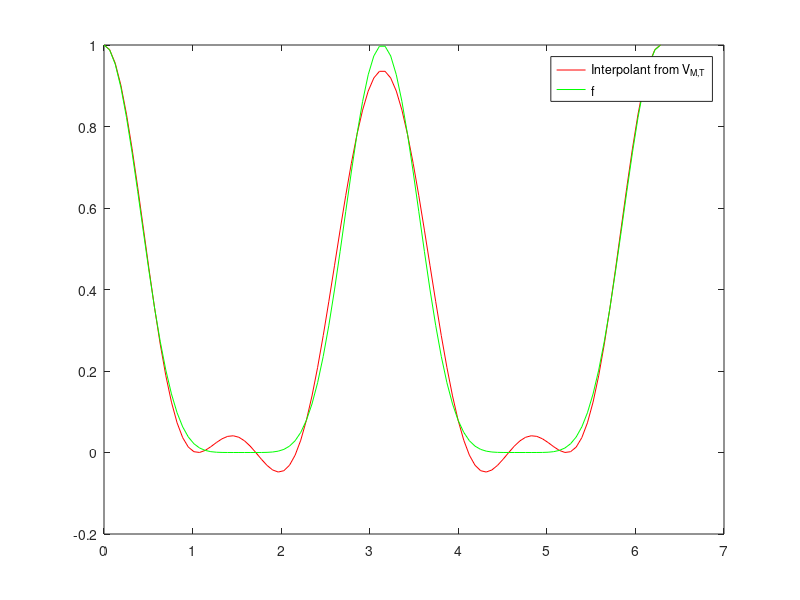

Here is the MATLAB script that generated this plot: (Note: this script raises an error after producing the figure.)
%% Exercises from Exercises from Linear algebra, signal processing, and wavelets. A unified approach.\\ Matlab version
% 
% Author: \O yvind Ryan
% 
% Date: Jan 13, 2017
% 
% % Mapping from exercise labels to numbers: label2numbers = {'ex:compareextimes': '2.24', 'dftmainex3': '2.18', 'dftmainex2': '2.17', 'ex:interpolant': '2.21', 'dftmainex': '2.16', 'ex:nonrecursivealg': '2.28'}
% 
% 
% % Externaldocuments: applinalg, applinalg
% 
% Table of contents:
% 
%  Sound and Fourier series 
%  Digital sound and Discrete Fourier analysis 
%      Example 2.16: Using the DFT to adjust frequencies in sound 
%      Example 2.17: Compression by zeroing out small DFT coefficients 
%      Example 2.18: Compression by quantizing DFT coefficients 
%      Exercise 2.21: Implement interpolant 
%      Exercise 2.24: Compare execution time 
%      Exercise 2.28: Non-recursive FFT algorithm 
% 
% 
% 
%% Sound and Fourier series
%% Digital sound and Discrete Fourier analysis
% 
% 
% % --- begin exercise ---
% 
%% Example 2.16: Using the DFT to adjust frequencies in sound
% 
% % keywords = ipynb; m; fouriervectors
% 
% Let us test the function |forw_comp_rev_DFT| to listen to the lower frequencies in the audio sample file.
% For $L=13000$, the result sounds like this <http://folk.uio.no/oyvindry/matinf2360/sounds/castanetslowerfreq7.wav>.
% For $L=5000$, the result sounds like this <http://folk.uio.no/oyvindry/matinf2360/sounds/castanetslowerfreq3.wav>. 
% With $L=13000$ you can hear the disturbance in the sound, but we have not lost that much even if about 90\% of the DFT coefficients are dropped. 
% The quality is much poorer when $L=5000$ (here we keep less than 5\% of the DFT coefficients). 
% However we can still recognize the song, and this suggests that most of the frequency information is contained in the lower frequencies.
% 
% Let us then listen to higher frequencies instead. 
% For $L=140000$, the result sounds like this <http://folk.uio.no/oyvindry/matinf2360/sounds/castanetshigherfreq7.wav>. 
% For $L=100000$ the result sounds like this <http://folk.uio.no/oyvindry/matinf2360/sounds/castanetshigherfreq3.wav>. Both sounds are quite unrecognizable.
% 
% We find that we need very high values of $L$ to hear anything, suggesting again that most information is contained in the lowest frequencies.
% 
% 
% 
% Note that there may be a problem in the previous example: when we restrict to the values in a given block, we actually look at a different signal. The new signal
% repeats the values in the block in periods, while the old signal consists of one much bigger block. What are the differences in the frequency representations of
% the two signals?
% 
% Assume that the entire sound has length $M$. The frequency representation of this is computed as an $M$-point DFT (the signal is actually repeated with period
% $M$), and we write the sound samples as a sum of frequencies: $x_k=\frac{1}{M}\sum_{n=0}^{M-1} y_n e^{2\pi ikn/M}$. Let us consider the effect of restricting to a block for
% each of the contributing pure tones $e^{2\pi ikn_0/M}$, $0\leq n_0\leq M-1$. When we restrict
% this to a block of size $N$, we get the signal $\left\{e^{2\pi ikn_0/M}\right\}_{k=0}^{N-1}$. Depending on $n_0$, this may not be a Fourier basis vector! Its $N$-point DFT
% gives us its frequency representation, and the absolute value of this is
% 
% $$|y_n| &= \left|\sum_{k=0}^{N-1} e^{2\pi ikn_0/M} e^{-2\pi ikn/N}\right|        = \left|\sum_{k=0}^{N-1} e^{2\pi ik(n_0/M-n/N)}\right| \nonumber \\        &= \left|\frac{1-e^{2\pi iN(n_0/M-n/N)}}{1-e^{2\pi i(n_0/M-n/N)}}\right|        = \left|\frac{\sin(\pi N(n_0/M-n/N))}{\sin(\pi(n_0/M-n/N))}\right|.$$
% If $n_0=kM/N$, this gives $y_{k}=N$, and $y_{n}=0$ when $n\neq k$. Thus, splitting the signal into blocks gives another pure tone when $n_0$ is a multiplum of $M/N$. When $n_0$ is different from
% this the situation is different. Let us set $M=1000$, $n_0=1$, and experiment with different values of $N$. Figure 2.5 shows the $y_n$ values for different
% values of $N$. We see that the frequency representation is now very different, and that many frequencies contribute. 
% 
% <<fouriervectors/fig/fordifferentN.png>>
% 
% The explanation is that the pure tone is not a pure tone when $N=64$ and $N=256$, since at this scale such frequencies are too high to be represented exactly. The
% closest pure tone in frequency is $n=0$, and we see that this has the biggest contribution, but other frequencies also contribute. The other frequencies contribute
% much more when $N=256$, as can be seen from the peak in the closest frequency $n=0$. In conclusion, when we split into blocks, the frequency representation may change in an
% undesirable way. This is a common problem in signal processing theory, that one in practice needs to restrict to smaller segments of
% samples, but that this restriction may have undesired effects. 
% 
% Another problem when we restrict to a shorter periodic signal is that we may obtain discontinuities at the boundaries between the new periods, even if there were
% no discontinuities in the original signal. And, as we know from the square wave, discontinuities introduce undesired frequencies. We have already mentioned that
% symmetric extensions may be used to remedy this.
% 
% 
% The MP3 standard also applies a DFT to the sound data. In its simplest form it applies a 512 point DFT. There are some differences
% to how this is done when compared to Example 2.16, however. In our example we split the sound into disjoint blocks, and applied a DFT to each of them.
% The MP3 standard actually splits the sound into blocks which overlap, as this creates a more continuous frequency representation. Another difference is that the
% MP3 standard applies a _window_ to the sound samples, and the effect of this is that the new signal has a frequency representation which is closer to the
% original one, when compared to the signal obtained by using the block values unchanged as above. 
% We will go into details on this in the next chapter.
% 
% % --- end exercise ---
% 
% 
% 
% 
% % --- begin exercise ---
% 
%% Example 2.17: Compression by zeroing out small DFT coefficients
% 
% % keywords = ipynb; m; fouriervectors
% 
% We can achieve compression of a sound by setting small DFT coefficients which to zero. The idea is that frequencies with small values at the
% corresponding frequency indices contribute little to our perception of the sound, so that they can be discarded. As a result we obtain a sound with less frequency
% components, which is thus more suitable for compression. To test this in practice, we first need to set a threshold, which decides which frequencies to keep. 
% This can then be sent to the function |forw_comp_rev_DFT| by means of the named parameter |threshold|. 
% The function will now also write to the display the percentage of the DFT coefficients which were zeroed out.
% If you run this function with |threshold| equal to $20$, the result sounds like
% this <http://folk.uio.no/oyvindry/matinf2360/sounds/castanetsthreshold002.wav>, 
% and the function says that about $68\%$ of the DFT coefficients were set to zero. 
% You can clearly hear the disturbance in the sound, but we have not lost that much. 
% If we instead try |threshold| equal to $70$, the result will sound like this <http://folk.uio.no/oyvindry/matinf2360/sounds/castanetsthreshold01.wav>,
% and the function says that about $94\%$ of the DFT coefficients were set to zero. The quality is much poorer now, even if we still can recognize the song. This
% suggests that most of the frequency information is contained in frequencies with the highest values. 
% 
% <<fouriervectors/fig/dftsound.png>>
% 
% In Figure 2.6 we have illustrated this principle for compression for 512 sound samples from a song. 
% The samples of the sound and (the absolute value of) its DFT are shown at the top. At the bottom all values of the DFT with absolute value smaller than 0.02 are 
% set to zero (52) values then remain), and the sound is reconstructed with the IDFT, and then shown in. The start and end signals look similar, even though
% the last signal can be represented with less than 10 \% of the values from the first.
% 
% Note that using a neglection threshold in this way is too
% simple in practice: The neglection threshold in general should depend on the frequency, since the human auditory system is more sensitive to certain frequencies.
% 
% % --- end exercise ---
% 
% 
% 
% 
% % --- begin exercise ---
% 
%% Example 2.18: Compression by quantizing DFT coefficients
% 
% % keywords = ipynb; m; fouriervectors
% 
% The previous example is a rather simple procedure to obtain compression. The disadvantage is that it only affects frequencies with low contribution. 
% A more neutral way to obtain compression is to let each DFT index occupy a certain number of bits. This is also called _quantization_, 
% and provides us with compression if the number of bits is less than what actually is used to represent the sound. 
% This is closer to what modern audio standards do.
% |forw_comp_rev_DFT| accepts a name parameter |n|. The effect of this is that a DFT coefficient with bit representation 
% 
% $$...d_2d_1d_0.d_{-1}d_{-2}d_{-3}...$$
% is truncated so that the bits $d_{n-1}$, $d_{n-2}$, $d_{n-2}$ are discarded.
% In other words, high values of $n$ mean more rounding. 
% If you run |forw_comp_rev_DFT| with |n| equal to $3$, the result sounds like
% this <http://folk.uio.no/oyvindry/matinf2360/sounds/castantesquantizedn3.wav>, 
% with $n=5$ the result sounds like 
% this <http://folk.uio.no/oyvindry/matinf2360/sounds/castantesquantizedn5.wav>,
% and with $n=7$ the result sounds like  
% this <http://folk.uio.no/oyvindry/matinf2360/sounds/castantesquantizedn7.wav>. 
% You can hear that the sound degrades further when $n$ is increased.
% 
% In practice this quantization procedure is also too simple, since the
% human auditory system is more sensitive to certain frequency information, and should thus allocate a higher number of bits for such frequencies. 
% Modern audio standards take this into account, but we will not go into details on this.
% 
% % --- end exercise ---
% 
% 
% 
% 
% % --- begin exercise ---
% 
%% Exercise 2.21: Implement interpolant
% 
% % keywords = m; ipynb; fouriervectors
% 
% Implement code where you do the following:
% 
% * at the top you define the function $f(x)=\cos^6(x)$, and $M=3$,
% 
% * compute the unique interpolant from $V_{M,T}$ (i.e. by taking $N=2M+1$ samples over one period), 
%   as guaranteed by Proposition 2.9,
% 
% * plot the interpolant against $f$ over one period.
% 
% Finally run the code also for $M=4$, $M=5$, and $M=6$. Explain why the plots coincide for $M=6$, but not for $M<6$. Does increasing $M$ above $M=6$ have any effect on the plots?
% 
% 
% % --- begin solution of exercise ---
% *Solution.* The code can look as follows.
% 
f = @(t)cos(t).^6;
M = 5;
T = 2*pi;
N = 2*M + 1;
t = (linspace(0, T, 100))';
x = f((linspace(0, T - T/N, N))');
y = fft(x)/N;
s = y(1)*ones(length(t),1);
for k=1:((N-1)/2)
s = s + 2*real(y(k+1)*exp(2*pi*1i*k*t/T));
end
plot(t, s, 'r', t, f(t), 'g');
legend('Interpolant from V_{M,T}', 'f')
% 
% % --- end solution of exercise ---
% 
% % --- end exercise ---
% 
% 
% 
% 
% % --- begin exercise ---
% 
%% Exercise 2.24: Compare execution time
% 
% % keywords = ipynb; m; fouriervectors
% 
% In this exercise we will compare execution times for the different methods for computing the DFT. 
% 
% 
% 
% 
% *a)* Write code which compares the execution times for an $N$-point DFT for the following three cases: Direct implementation of the DFT 
% (as in Example 2.4),
% the FFT implementation used in this chapter, and the built-in |fft|-function. Your code should use the sample audio file |castanets.wav|, 
% apply the different DFT implementations to the first $N=2^r$ samples of the file for $r=3$ to $r=15$, store the execution times in a vector, and plot these. You can use 
% the functions |tic| and |toc|
% to measure the execution time.
% 
% 
% *b)* A problem for large $N$ is that there is such a big difference in the execution times between the two implementations. We can address this by using a loglog-plot instead. Plot $N$ against execution
% times using the function |loglog|. How should the fact that the number of arithmetic operations are $8N^2$ and $5N\log_2N$ be reflected in the plot?
% 
% 
% % --- begin solution of exercise ---
% *Solution.* The two different curves you see should have a derivative approximately equal to one and two, respectively.
% 
% % --- end solution of exercise ---
% 
% *c)* It seems that the built-in FFT is much faster than our own FFT implementation, even though they may use similar algorithms. Try to explain what can be the cause of this.
% 
% 
% % --- begin solution of exercise ---
% *Solution.* There may be several reasons for this. 
% One is that Matlab code runs slowly when compared to native code, which is much used in the built-in FFT. Also, the built-in |fft| has been subject to much more optimization than we have
% covered here.
% Another reason is that Matlab functions copy the parameters each time a function is called. When the vectors are
% large, this leads to extensive copying, also since the recursion depth is big.
% 
% % --- end solution of exercise ---
% 
% 
% % --- begin solution of exercise ---
% *Solution.* The code can look as follows.
% 
[x0, fs] = audioread('sounds/castanets.wav');
kvals = 3:15;
slowtime=zeros(1,length(kvals));
fasttime = slowtime; fastesttime = slowtime;
N = 2.^kvals;
for k = kvals
x = x0(1:2^k,1);
tic;
y = DFTImpl(x);
slowtime(k-2) = toc;
tic;
y = FFTImpl(x, @FFTKernelStandard);
fasttime(k-2) = toc;
tic;
y = fft(x);
fastesttime(k-2) = toc;
end
% a.
plot(kvals, slowtime, 'r', ...
kvals, fasttime, 'g', ...
kvals, fastesttime, 'b')
grid on
title('time usage of the DFT methods')
legend('DFT', 'Standard FFT', 'Built-in FFT')
xlabel('log_2 N')
ylabel('time used [s]')
% b.
figure(2)
loglog(N, slowtime, 'r', N, fasttime, 'g', N, fastesttime, 'b')
axis equal
legend('DFT', 'Standard FFT', 'Built-in FFT')
% 
% % --- end solution of exercise ---
% 
% % --- end exercise ---
% 
% 
% 
% 
% % --- begin exercise ---
% 
%% Exercise 2.28: Non-recursive FFT algorithm
% 
% % keywords = ipynb; m; fouriervectors
% 
% Use the factorization in (2.18) to write a kernel function |FFTKernelNonrec| 
% for a non-recursive FFT implementation.
% In your code, perform the matrix multiplications in Equation (2.18) 
% from right to left in an (outer) for-loop. For each matrix loop through the different blocks on the diagonal in
% an (inner) for-loop. Make sure you have the right number of blocks on the diagonal, each block being on the form 
% 
% $$I & D_{N/2^k} \\ I & -D_{N/2^k} \end{pmatrix}.$$
% It may be a good idea to start by implementing multiplication with such a simple matrix first as these are the building blocks in the algorithm (also attempt to do this so that everything is computed
% in-place). Also compare the execution times with our original FFT algorithm, as we did in 
% Exercise 2.24, and try to explain what you see in this comparison.
% 
% 
% 
% 
% 
% 
% 
% % --- begin solution of exercise ---
% *Solution.* The algorithm for the non-recursive FFT can look as follows
% 
function y = FFTKernelNonrec(x, forward)
N = size(x, 1);
sign = -1;
if ~forward
sign = 1;
end
D = exp(sign*2*pi*1i*(0:(N/2 - 1))'/N);
nextN = 1;
while nextN < N
k = 1;
while k <= N
xe = x(k:(k + nextN - 1));
xo = x((k + nextN):(k + 2*nextN - 1)); 
xo = xo.*D(1:(N/(2*nextN)):(N/2));
x(k:(k + 2*nextN - 1)) = [xe + xo; xe - xo];
k = k + 2*nextN;
end
nextN = nextN*2;
end
y = x;
% If you add the non-recursive algorithm to the code from Exercise 2.24, you will see that the non-recursive algorithm performs much better. There may be several
% reasons for this. First of all, there are no recursive function calls. Secondly, the values in the matrices $D_{N/2}$ are constructed once and for all with
% the non-recursive algorithm. Code which compares execution times for the original FFT algorithm, our non-recursive implementation, and the split-radix algorithm of the next
% exercise, can look as follows:
% 
[x0, fs] = audioread('sounds/castanets.wav');
kvals = 3:15;
slowtime = zeros(1,length(kvals));
fasttime = slowtime; fastesttime = slowtime;
N = 2.^(kvals);
for k = kvals
x = x0(1:2^k,1);
tic;
y = FFTImpl(x, @FFTKernelStandard);
slowtime(k-2) = toc;
tic;
y = FFTImpl(x, @FFTKernelNonrec);
fasttime(k-2) = toc;
tic;
y = FFTImpl(x, @FFTKernelSplitradix);
fastesttime(k-2) = toc;
end
plot(kvals, slowtime, 'ro-')
hold on 
plot(kvals,fasttime, 'bo-')
plot(kvals,fastesttime, 'go-')
grid on
title('time usage of the DFT methods')
legend('Standard FFT algorithm', ...
'Non-recursive FFT', ...
'Split radix FFT')
xlabel('log_2 N')
ylabel('time used [s]')
% 
% % --- end solution of exercise ---
% 
% % --- end exercise ---
% 

